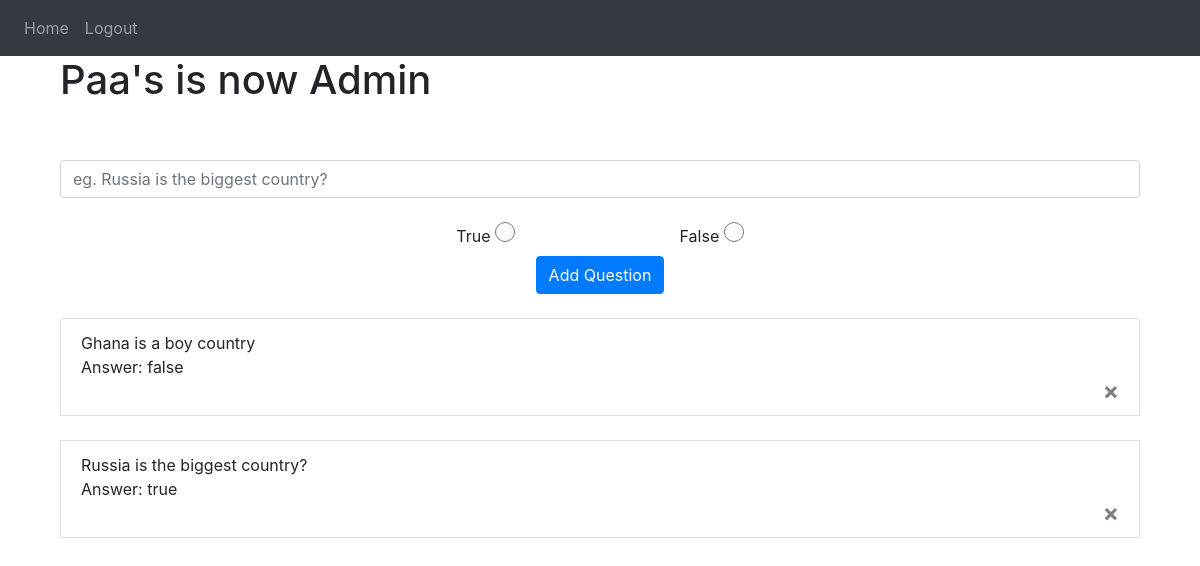
Page /admin (signed in) on the committed database.
### website/models.py (models this page shows)
class Admin(db.Model, UserMixin):
    id = db.Column(db.Integer, primary_key=True)
    email = db.Column(db.String(150), unique=True)
    password = db.Column(db.String(150))
    first_name = db.Column(db.String(150))
    questions = db.relationship('Question', backref='admin')

class Question(db.Model):
    id = db.Column(db.Integer, primary_key=True)
    text = db.Column(db.String(400))
    answer = db.Column(db.String(150))
    author = db.Column(db.Integer, db.ForeignKey('admin.id'))
    date_created = db.Column(db.DateTime(timezone=True), default=func.now())

### website/admin.py (the view, shortened to what this page needs)
@admin.route('/admin', methods=['GET', 'POST'])
@login_required
def home():
    admins = Admin.query.filter_by(email=current_user.email).all()
    if current_user not in admins:
        flash('You are not an admin')
        logout_user()
        return redirect(url_for('auth.login'))
    return render_template('admin.html', user=current_user)

### website/templates/admin.html (shortened to what this page needs)
{% extends "base.html" %}
{% block content %}
<div class="container">
	<h1> {{ user.first_name }}'s is now Admin</h1>
	<br>
	<form method="POST">
		<br>
		<div align="center">
			<input name="question" id="question" class="form-control"
			placeholder="eg. Russia is the biggest country?" />
			<br>
			<div>
				<label for="true" class="form-label">True</label>
				<input type="radio" name="options" id="true" value="true" style="margin-right: 10rem; width: 20px; height: 20px;" />
				<label for="false"  class="form-label">False</label>
				<input type="radio" name="options" id="false" value="false" style="width: 20px; height: 20px;" />
				<br>
			</div>
			<button class="btn btn-primary" type="submit">Add Question</button>
		</div>
	</form>
	<br>
	<ul class="list-group" id="notes">
		{% for question in user.questions %}
		<li class="list-group-item">
			{{ question.text }}
			<div>Answer: {{question.answer }}</div>
			<button type="button" class="close" onClick=deleteNote({{question.id}})>
				<span aria-hidden="true">&times;</span>
			</button>
		</li>
		<br>
		{% endfor %}
	</ul>
</div>
{% endblock %}

### rows in the picture
Admin: first_name "Paa"
Question: text "Ghana is a boy country", answer "false"
Question: text "Russia is the biggest country?", answer "true"
